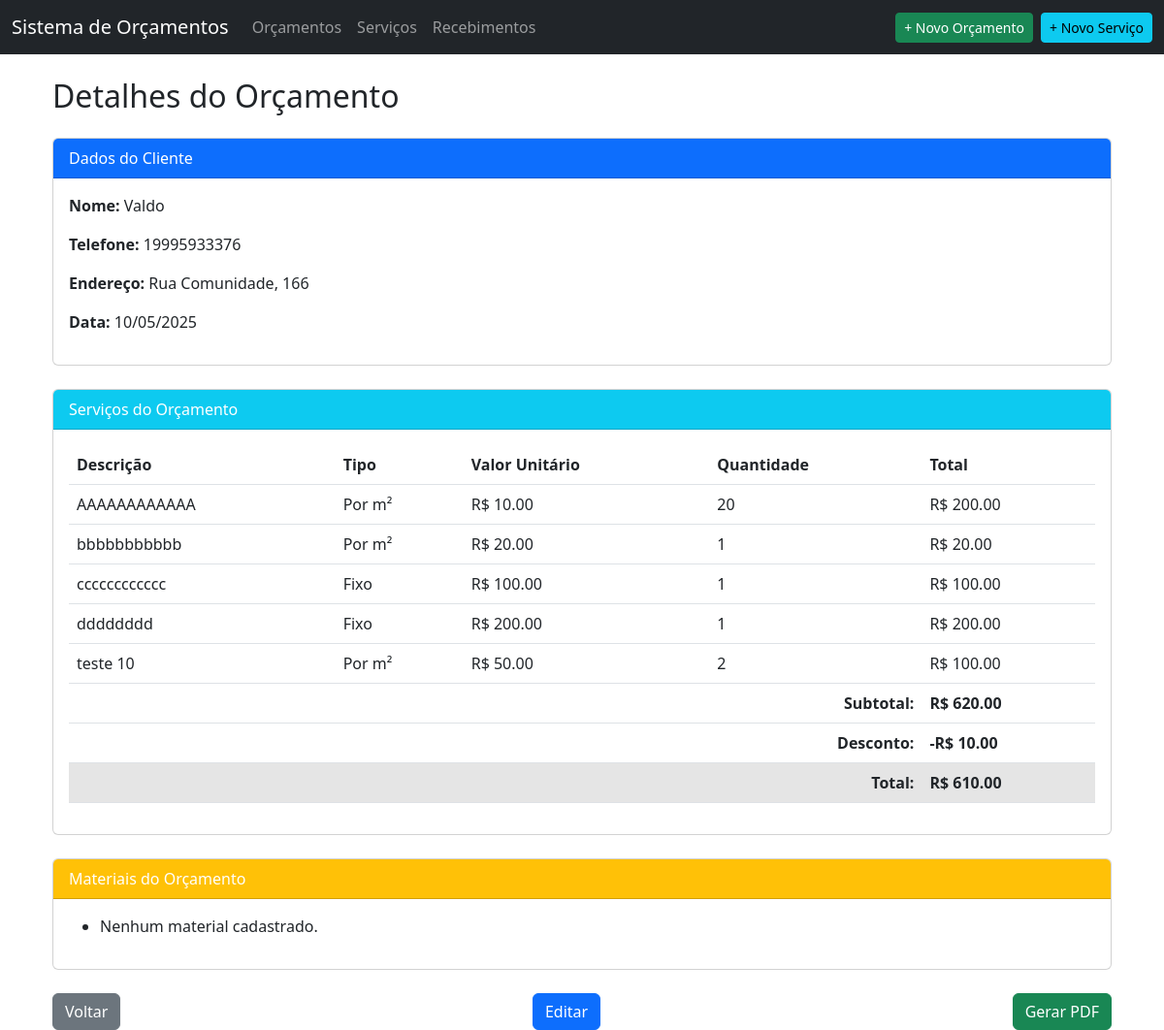
The page /orcamentos/1/detalhes on the database its author committed.
### app.py (models this page shows)
class Orcamento(db.Model):
    id = db.Column(db.Integer, primary_key=True)
    cliente_nome = db.Column(db.String(100), nullable=False)
    cliente_telefone = db.Column(db.String(20))
    cliente_endereco = db.Column(db.String(200))  # Campo adicionado
    data = db.Column(db.DateTime, default=datetime.now)
    desconto = db.Column(db.Float, default=0.0)
    servicos = db.relationship('Servico', backref='orcamento', lazy=True)
    materiais = db.relationship('Material', backref='orcamento', lazy=True)
    def calcular_total(self):
        total_servicos = sum(
            servico.valor * servico.quantidade for servico in self.servicos
        )
        total_com_desconto = total_servicos - self.desconto
        return max(total_com_desconto, 0)  # Evita valores negativos

class Servico(db.Model):
    id = db.Column(db.Integer, primary_key=True)
    descricao = db.Column(db.String(200), nullable=False)
    tipo = db.Column(db.String(10))  # 'm2' ou 'fixo'
    valor = db.Column(db.Float)
    quantidade = db.Column(db.Integer, default=1)  # Adicionado o campo quantidade
    orcamento_id = db.Column(db.Integer, db.ForeignKey('orcamento.id'))

### app.py (the view)
@app.route('/orcamentos/<int:id>/detalhes')
def detalhes_orcamento(id):
    orcamento = Orcamento.query.get_or_404(id)
    return render_template('orcamentos/detalhes.html', orcamento=orcamento, datetime=datetime)

### templates/orcamentos/detalhes.html (shortened to what this page needs)
{% extends "base.html" %}
{% block content %}
<div class="container">
    <h2 class="my-4">Detalhes do Orçamento</h2>
    <div class="card mb-4">
        <div class="card-header bg-primary text-white">
            Dados do Cliente
        </div>
        <div class="card-body">
            <p><strong>Nome:</strong> {{ orcamento.cliente_nome }}</p>
            <p><strong>Telefone:</strong> {{ orcamento.cliente_telefone }}</p>
            <p><strong>Endereço:</strong> {{ orcamento.cliente_endereco }}</p>
            <p><strong>Data:</strong> {{ orcamento.data.strftime('%d/%m/%Y') }}</p>
        </div>
    </div>
    <div class="card mb-4">
        <div class="card-header bg-info text-white">
            Serviços do Orçamento
        </div>
        <div class="card-body">
            <div class="table-responsive">
                <table class="table">
                    <thead>
                        <tr>
                            <th>Descrição</th>
                            <th>Tipo</th>
                            <th>Valor Unitário</th>
                            <th>Quantidade</th>
                            <th>Total</th>
                        </tr>
                    </thead>
                    <tbody>
                        {% for servico in orcamento.servicos %}
                        <tr>
                            <td>{{ servico.descricao }}</td>
                            <td>{{ 'Por m²' if servico.tipo == 'm2' else 'Fixo' }}</td>
                            <td>R$ {{ "%.2f"|format(servico.valor) }}</td>
                            <td>{{ servico.quantidade }}</td>
                            <td>R$ {{ "%.2f"|format(servico.valor * servico.quantidade) }}</td>
                        </tr>
                        {% endfor %}
                    </tbody>
                    <tfoot>
                        <tr>
                            <th colspan="4" class="text-end">Subtotal:</th>
                            <th>R$ {{ "%.2f"|format(orcamento.calcular_total() + orcamento.desconto) }}</th>
                        </tr>
                        <tr>
                            <th colspan="4" class="text-end">Desconto:</th>
                            <th>-R$ {{ "%.2f"|format(orcamento.desconto) }}</th>
                        </tr>
                        <tr class="table-active">
                            <th colspan="4" class="text-end">Total:</th>
                            <th>R$ {{ "%.2f"|format(orcamento.calcular_total()) }}</th>
                        </tr>
                    </tfoot>
                </table>
            </div>
        </div>
    </div>
    <div class="card mb-4">
        <div class="card-header bg-warning text-white">
            Materiais do Orçamento
        </div>
        <div class="card-body">
            <ul>
            {% for material in orcamento.materiais %}
                <li>{{ material.descricao }}</li>
            {% else %}
                <li>Nenhum material cadastrado.</li>
            {% endfor %}
            </ul>
        </div>
    </div>
    <div class="d-flex justify-content-between">
        <a href="{{ url_for('lista_orcamentos') }}" class="btn btn-secondary">
             Voltar
        </a>
        <a href="{{ url_for('editar_orcamento', id=orcamento.id) }}" class="btn btn-primary">
             Editar
        </a>
        <a href="{{ url_for('gerar_pdf', id=orcamento.id) }}" class="btn btn-success">
             Gerar PDF
        </a>
    </div>
</div>
{% endblock %}

### templates/orcamentos/detalhes.html (style rules this page uses)
.table th { white-space: nowrap; }
.table td, .table th { vertical-align: middle; }
.table tfoot th { font-weight: bold; }

### rows shown on the page
Orcamento: cliente_nome "Valdo", cliente_telefone "19995933376", cliente_endereco "Rua Comunidade, 166", data "10/05/2025", desconto "10.00"
Servico: descricao "AAAAAAAAAAAA", tipo "Por m²", valor "10.00", quantidade "20", servico.valor*servico.quantidade "200.00", orcamento.calcular_total()+orcamento.desconto "620.00", calcular_total "610.00"
Servico: descricao "bbbbbbbbbbb", tipo "Por m²", valor "20.00", quantidade "1", servico.valor*servico.quantidade "20.00"
Servico: descricao "cccccccccccc", tipo "Fixo", valor "100.00", quantidade "1", servico.valor*servico.quantidade "100.00"
Servico: descricao "dddddddd", tipo "Fixo", valor "200.00", quantidade "1", servico.valor*servico.quantidade "200.00"
Servico: descricao "teste 10", tipo "Por m²", valor "50.00", quantidade "2", servico.valor*servico.quantidade "100.00"
